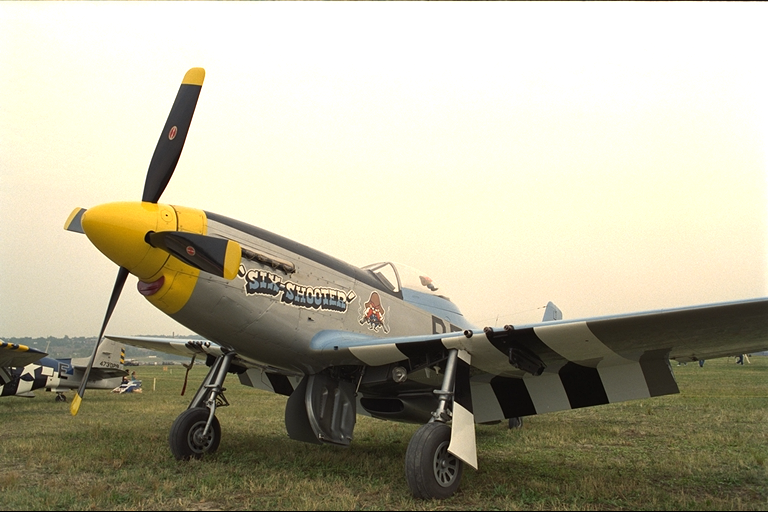
#> input picture Frequqnecy_domain/kodim20.png, 768 x 512 px, found by its file name
$ python bandpass.py
#> lines starting #> are read from the running program, lines starting #| are printed output that depends on the picture
import cv2
import numpy as np
import matplotlib.pyplot as plt
def Generate_noisy_image_2(shape, mean, std_dev):
    gaus_image=np.random.normal(mean,std_dev,(shape[0],shape[1],3))
    return gaus_image

def addSaltGray(image,n): #add salt-&-pepper noise in grayscale image

    k=0
    salt=True
    ih=image.shape[0]
    iw=image.shape[1]
    noisypixels=(ih*iw*n)/100

    for i in range(ih*iw):
        if k<noisypixels:  #keep track of noise level
                if salt==True:
                        image[r.randrange(0,ih)][r.randrange(0,iw)]=255
                        salt=False
                else:
                        image[r.randrange(0,ih)][r.randrange(0,iw)]=0
                        salt=True
                k+=1
        else:
            break
    return image

def gaussian_lowpass_filter(img, D0):
    img_double = np.double(img)
    row, col = img_double.shape
    img_fft = np.fft.fft2(img_double)
    img_fft_shift = np.fft.fftshift(img_fft)
    u, v = np.meshgrid(np.arange(col), np.arange(row))
    u = u-(1+col)/2
    v = v-(1+row)/2
    u = u/col
    v = v/row
    D = np.sqrt(u**2+v**2)
    H = np.zeros_like(D)
    H = np.exp(-(D**2)/(2*(D0**2)))
    img_fft_shift_filtered = img_fft_shift*H
    img_fft_filtered = np.fft.ifftshift(img_fft_shift_filtered)
    img_filtered = np.fft.ifft2(img_fft_filtered)
    img_filtered = np.abs(img_filtered)
    return img_filtered

I = cv2.imread("D:\Python_CV\Frequqnecy_domain\kodim20.png",0)
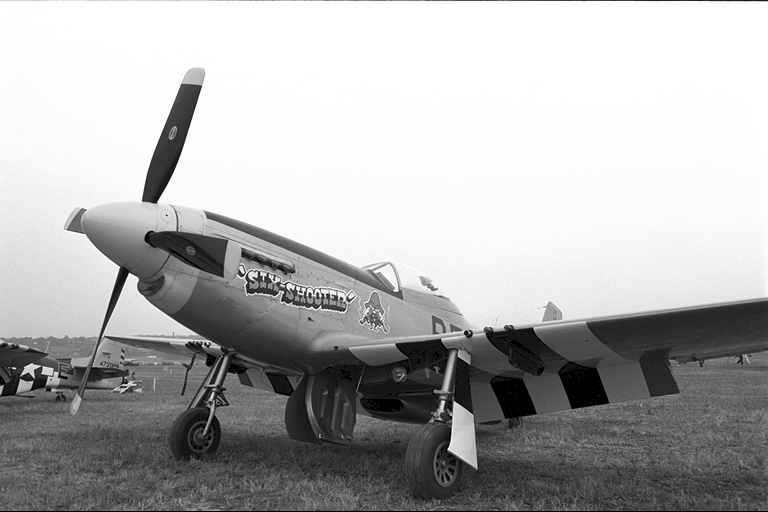
#> I: shape (512, 768); min 0, max 255, mean 175.5
# I = make_mosaic(I)
I_filtered_by_gaussian_1 = gaussian_lowpass_filter(I, 0.2)
I_filtered_by_gaussian_2 = gaussian_lowpass_filter(I, 0.5)
I_filtered_by_bandpass=I_filtered_by_gaussian_2-I_filtered_by_gaussian_1
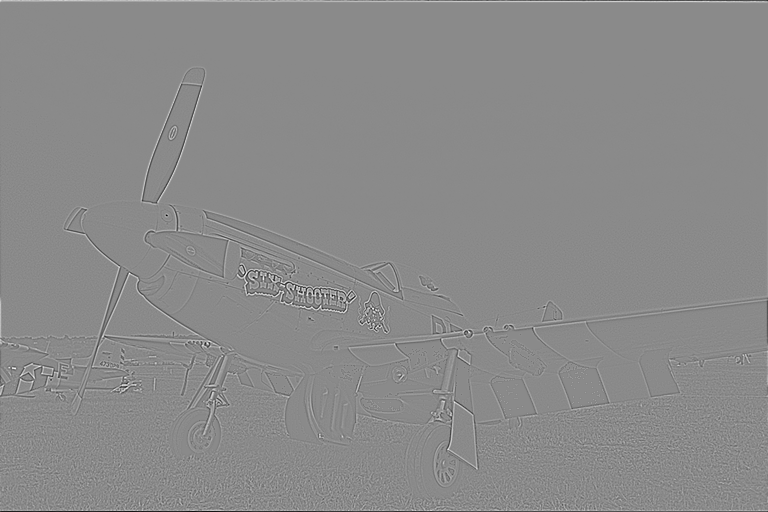
#> I_filtered_by_bandpass: shape (512, 768) float64; min -74.68, max 62.95, mean 0; drawn with min black and max white

f1=np.fft.fft2(I_filtered_by_bandpass)
f1shift = np.fft.fftshift(f1)
magnitude_spectrum1 = 20*np.log(np.abs(f1shift))
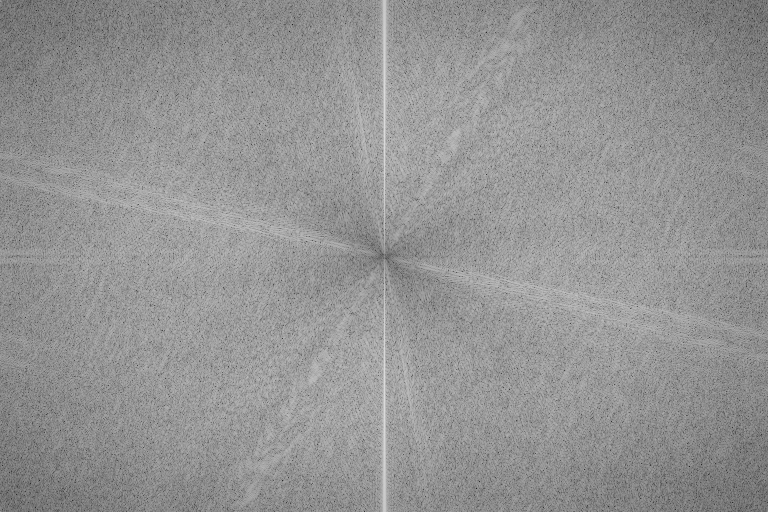
#> magnitude_spectrum1: shape (512, 768) float64; min 29.55, max 221.6, mean 148.2

f2=np.fft.fft2(I)
f2shift = np.fft.fftshift(f2)
magnitude_spectrum2 = 20*np.log(np.abs(f2shift))
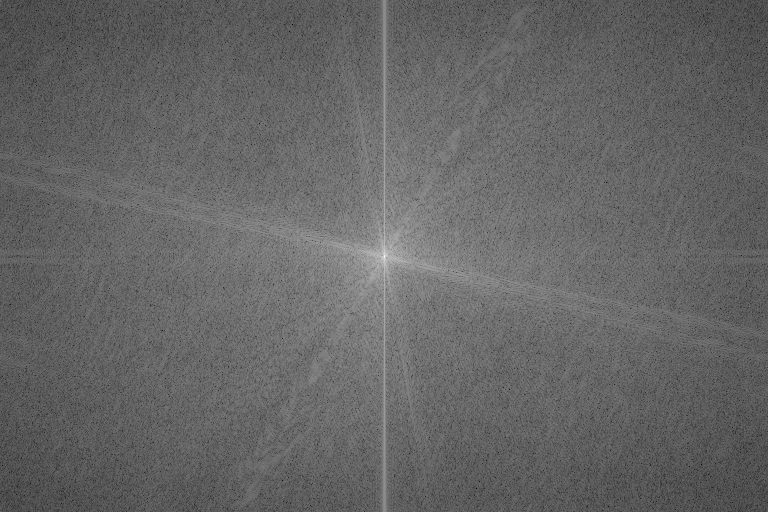
#> magnitude_spectrum2: shape (512, 768) float64; min 34.17, max 361, mean 164.4; drawn with min black and max white

plt.figure()
plt.subplot(2, 2, 1)
plt.imshow(I, cmap="gray"), plt.title("Mosaic image"), plt.axis("off"),
plt.xticks([]), plt.yticks([])
plt.subplot(2, 2, 2)
plt.imshow(I_filtered_by_bandpass, cmap="gray"), plt.title("I filtered by_bandpass filter"),
plt.axis("off"), plt.xticks([]), plt.yticks([])
plt.subplot(2, 2, 3)
plt.imshow(magnitude_spectrum2, cmap="gray"), plt.title("magnitude spectrum original image"), plt.axis("off"), plt.xticks([]), plt.yticks([])
plt.subplot(2, 2, 4)
plt.imshow(magnitude_spectrum1, cmap="gray"), plt.title("magnitude spectrum Bandpass image"),
plt.axis("off"), plt.xticks([]), plt.yticks([])
plt.show()

$ run again, with Frequqnecy_domain/kodim02.png copied over Frequqnecy_domain/kodim20.png
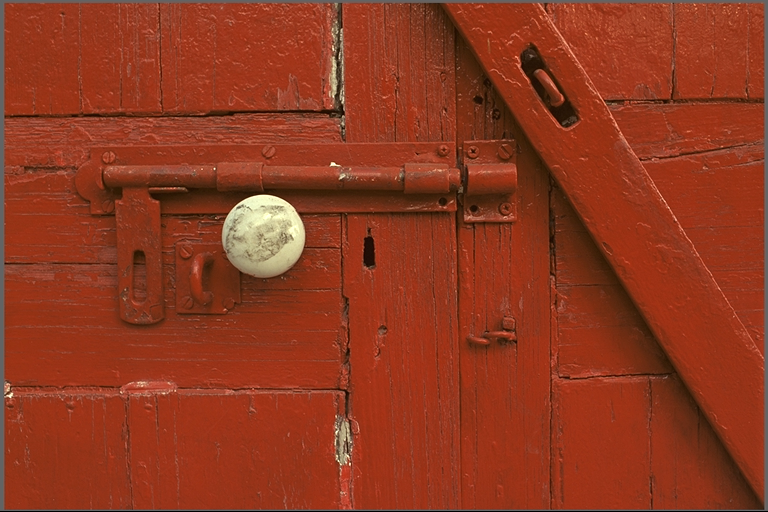
#> input picture Frequqnecy_domain/kodim02.png, 768 x 512 px, found by its file name
#> `magnitude_spectrum1 = 20*np.log(np.abs(f1shift))`:
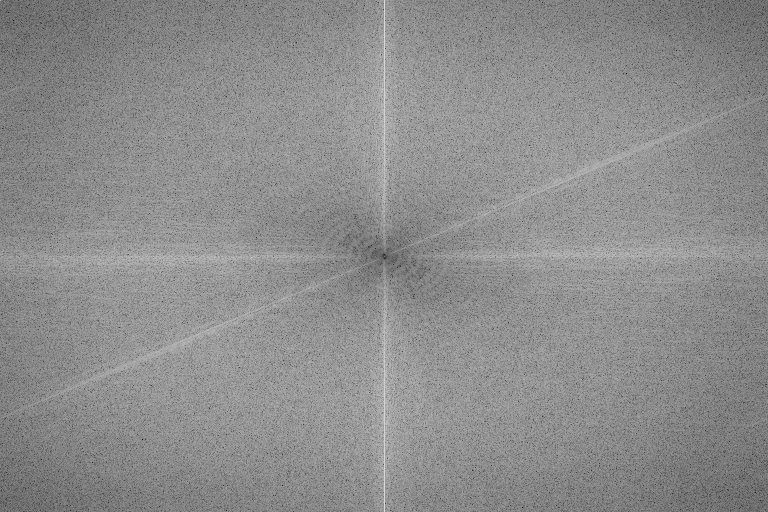
#> magnitude_spectrum1: shape (512, 768) float64; min 17.13, max 217.7, mean 141.3
#> `magnitude_spectrum2 = 20*np.log(np.abs(f2shift))`:
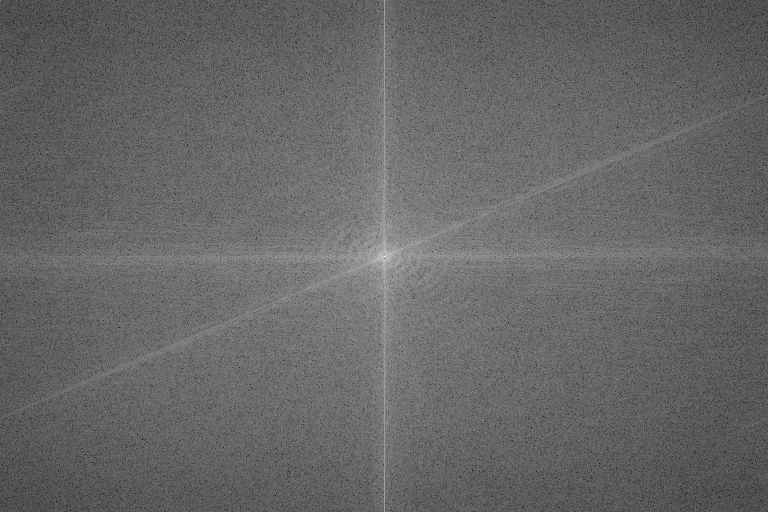
#> magnitude_spectrum2: shape (512, 768) float64; min 28.14, max 348.2, mean 157.5; drawn with min black and max white

$ run again, with Frequqnecy_domain/kodim05.png copied over Frequqnecy_domain/kodim20.png
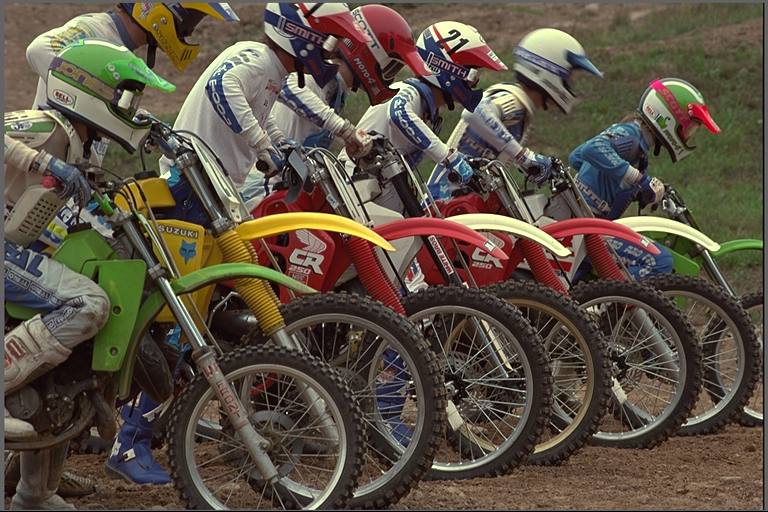
#> input picture Frequqnecy_domain/kodim05.png, 768 x 512 px, found by its file name
#> `magnitude_spectrum1 = 20*np.log(np.abs(f1shift))`:
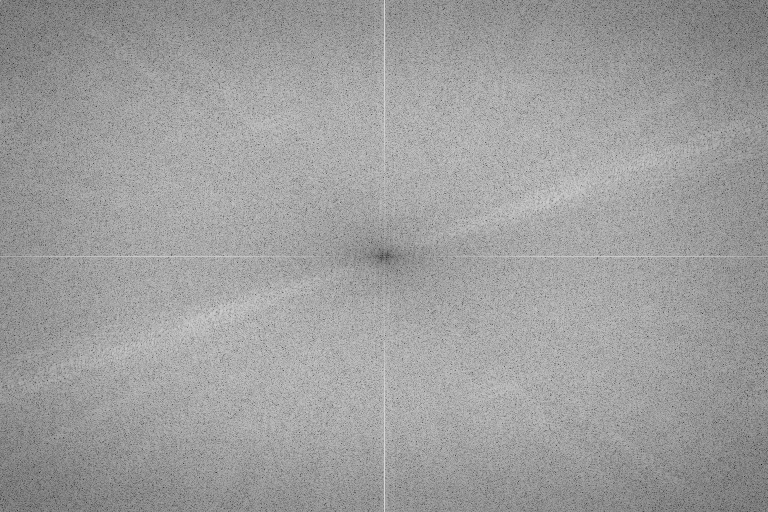
#> magnitude_spectrum1: shape (512, 768) float64; min 17.34, max 218.2, mean 158.3
#> `magnitude_spectrum2 = 20*np.log(np.abs(f2shift))`:
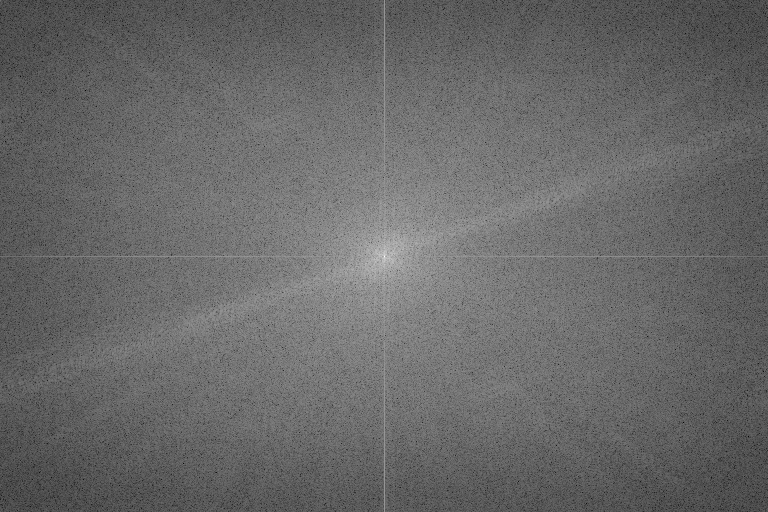
#> magnitude_spectrum2: shape (512, 768) float64; min 55.08, max 346.2, mean 174.6; drawn with min black and max white
